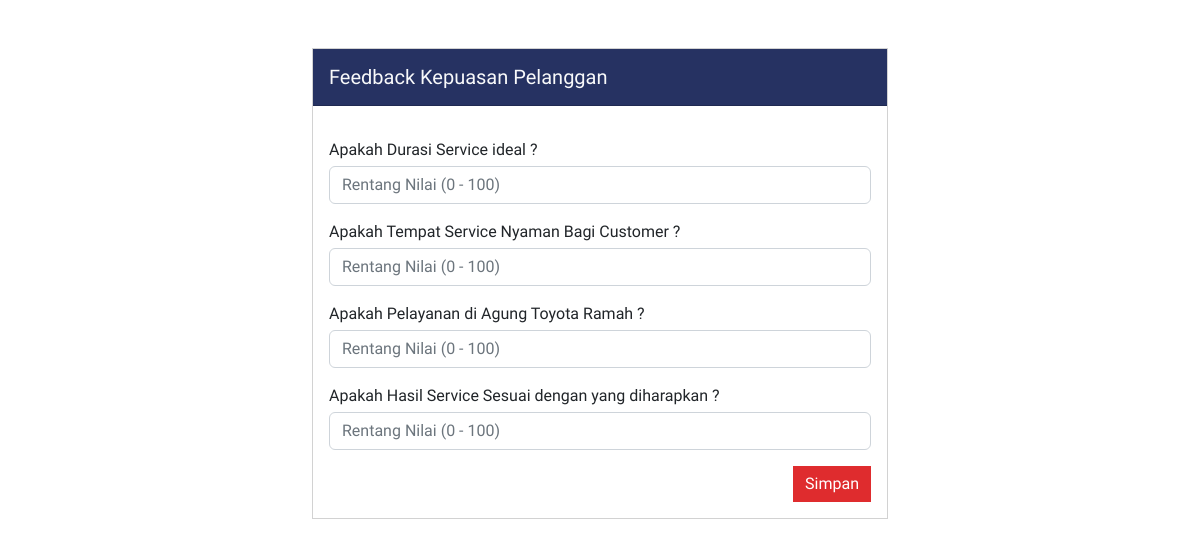
The app's page /views/Feedback.php with its own data.
### tables this page shows
CREATE TABLE `kriteria` (
  `idKriteria` int(9) NOT NULL,
  `namaKriteria` varchar(255) NOT NULL,
  `bobotKriteria` varchar(255) NOT NULL,
  `pertanyaanKriteria` varchar(255) NOT NULL,
  `costBenefit` varchar(255) NOT NULL
);

### views/Feedback.php (the view, shortened to what this page needs)
<?php
include_once('../modules/Connection.php');
?>
<!DOCTYPE html>
<html lang="en">
<head>
  <link rel="stylesheet" href="../assets/scss/main/main.css">
</head>
<body>
  <div id="data-customer">
    <div class="data-customer container-md mt-5 w-50">
      <div class="card rounded-0">
        <div class="card-header bg-primary text-light rounded-0">
          <div class="py-2">
            <h5 class="m-0 me-3">Feedback Kepuasan Pelanggan</h5>
          </div>
        </div>
        <div class="card-body">
              <form action="" method="POST">
                <?php
                  $dataKriteria = mysqli_query($connection, "SELECT * FROM kriteria");
                  while($arrDataKriteria = mysqli_fetch_array($dataKriteria)) :
                ?>
                  <label for="" class="mt-3"><?=$arrDataKriteria['pertanyaanKriteria']?></label>
                  <input
                    type="text"
                    class="form-control mt-1"
                    placeholder="Rentang Nilai (0 - 100)"
                    name="<?=$arrDataKriteria['idKriteria']?>"
                  >
                <?php
                  endwhile;
                ?>
                <div class="d-flex justify-content-end mt-3">
                  <button
                    type="submit"
                    name="saveFeedback"
                    class="btn btn-secondary border-0 rounded-0"
                  >
                    Simpan
                  </button>
                </div>
              </form>
          </div>
        </div>
      </div>
    </div>
</body>
</html>

### assets/scss/main/main.css (style rules this page uses)
body { font-family: "Josefin Sans", sans-serif; }
.bg-primary { background-color: #263262 !important; }
.btn-secondary { background-color: #DF2C2E !important; }

### records on screen
kriteria: pertanyaanKriteria "Apakah Durasi Service ideal ?"
kriteria: pertanyaanKriteria "Apakah Tempat Service Nyaman Bagi Customer ?"
kriteria: pertanyaanKriteria "Apakah Pelayanan di Agung Toyota Ramah ?"
kriteria: pertanyaanKriteria "Apakah Hasil Service Sesuai dengan yang diharapkan ?"
